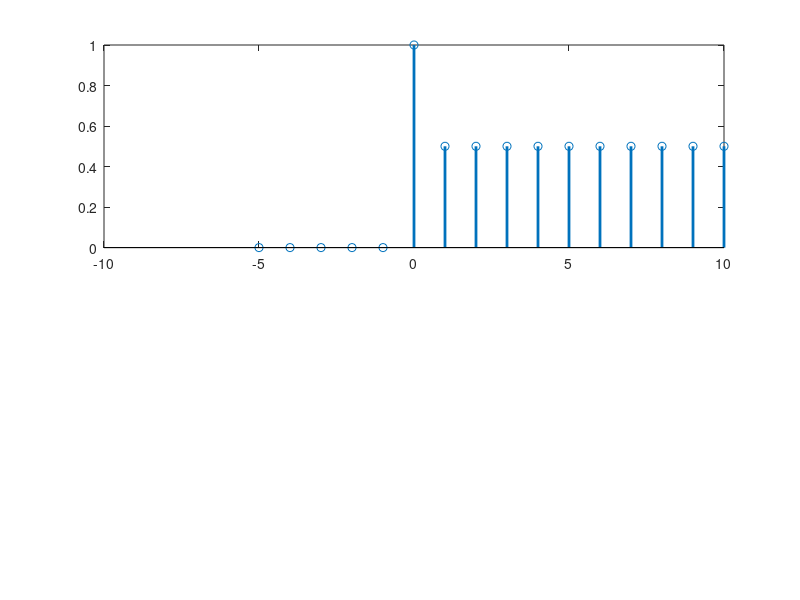

Here is the MATLAB script that generated this plot: (Note: this script raises an error after producing the figure.)
% Class:            ECE 580, Digital Signal Processing 
% Assignment:       Lab Assignment 2, Problem 1
% Author:           Jonathan Gohl, Electrical Engineering M.S.E. Student
% University of Michigan Dearborn, Electrical and Computer Engineering
% email address:    jrgohl@umich.edu
% Author:           Joshua McCready, Electrical Engineering M.S.E. Student
% University of Michigan Dearborn, Electrical and Computer Engineering
% email address:    jmccread@umich.edu
% Month Year; Last revision: 21-June-2018

%% Table of Contents 
% 
% # initialize
% # Define variables
% # Create Signals
% # Create plot
% # Part a-d
% 
%*****************************************************************
%initialize
clear vars
clc
close all

%define variables
n = -5:10;
x = zeros(size(n));
x(n>=0) = 1;
y = zeros(size(n));
ys = zeros(size(n));
yt = zeros(size(n));


%create signals

ind_n = find(n==0) - 3;
lenx = length(x);

for i=ind_n:lenx
       
    ys(i) = -1.77.*y(i-1) - 0.81.*y(i-2) + x(i) - 0.5.*x(i-1);
end

for i=ind_n:lenx
       
    if(ys(i) ~= 0)
    if(ys(i) == ys(i+1))
        G0 = ys(i);
        break
    end
    end
end
 %Print answer to part a
 disp('Part (a)')
 disp(['G0 = ',num2str(G0)])
 disp(' ')
 
 %part (b)
 
 %calculate yt(n)
 
 for i=ind_n:lenx
       
    yt(i) = ys(i) - G0;
end

%create plot
fig = figure(1);
subplot(2,1,1)
stem(n(1:end), ys(1:end), 'LineWidth', 2);
ax = gca; 
ax.XLabel.String = 'x(n) = u(n) (no units)'; 
ax.XLabel.FontSize = 10; 
ax.YLabel.FontSize = 10; 
ax.YLabel.String = 'yt(n) = y(n)-1.77y(i-1)-0.81y(i-2)+x(i)-0.5x(i-1) (no units)';
title('Lab Assignment 2, Problem 4 Part (a) : y(n)', 'FontSize', 16, 'FontWeight', 'bold');

subplot(2,1,2)
stem(n(1:end), yt(1:end), 'LineWidth', 2);
ax = gca; 
ax.XLabel.String = 'x(n) = u(n) (no units)'; 
ax.XLabel.FontSize = 10; 
ax.YLabel.FontSize = 10; 
ax.YLabel.String = 'yt(n) = y(n) - G0(no units)';
title('Lab Assignment 2, Problem 4 Part (b) : Transient Response', 'FontSize', 16, 'FontWeight', 'bold');
saveas(fig, 'Prob4', 'png');
%part(b)
disp(' ')
disp('Part (b)')
disp('See fig. 1')
disp(' ')
%part(c)
y_energy = trapz(yt);
disp('Part (c) Find the Energy')
disp('The energy of the signal is the area under the curve which is the integral,')
disp(['the numerical integration of y(n) yields ', num2str(y_energy)])

%part(d)

for i=1:10
       
    if(yt(i)==yt(i+1) && y(i)==y(i+2) && y(i)==y(i+3) )
        y_steady = yt(i);
        initial_steady = n(i);
        break
    end
    
end

disp(' ')
disp('Part (d) Find the beginning of the steady state')
disp(['yt(n) reaches steady state at sample ', num2str(i)])





